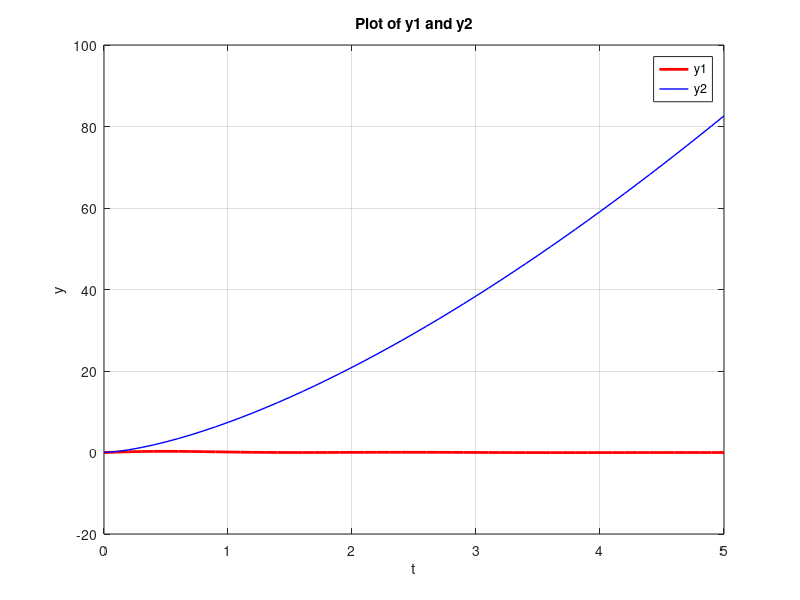
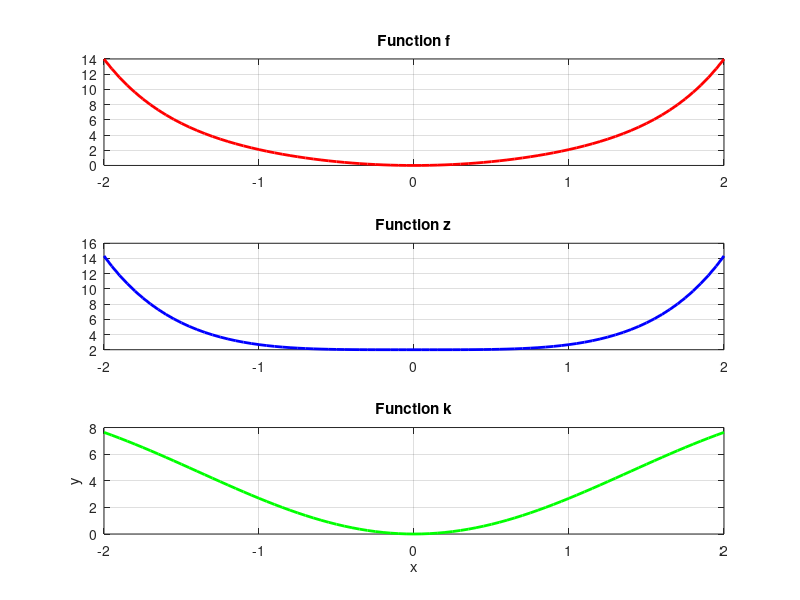
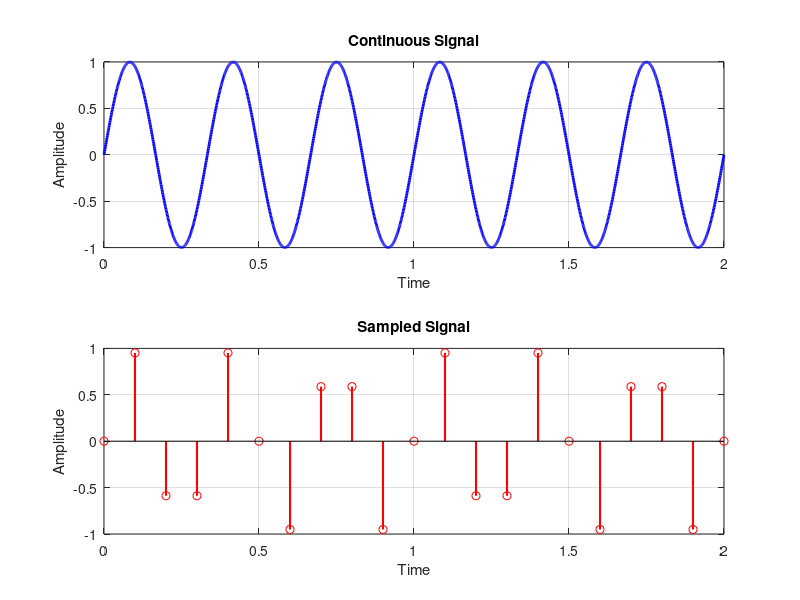

Reproduce these figures in MATLAB, in order.
clc;
clear;

t = 0:0.1:5;

y1 = (sin(t).*cos(t).^2)./(t.^2+1);
y2 = sqrt(t.^3).*exp(2);

figure;

plot(t,y1,'r','LineWidth',2);
hold on;
plot(t,y2,'b','LineWidth',1);

legend('y1','y2');
title('Plot of y1 and y2');
xlabel('t');
ylabel('y');
grid on;

x = -2:0.05:2;

f = sin(x).^2 + sinh(x).^2;
z = cos(x).^2 + cosh(x).^2;
k = x.^2 + 2*x.*sin(x);

figure;

subplot(3,1,1);
plot(x,f,'r','LineWidth',2);
title('Function f');
grid on;

subplot(3,1,2);
plot(x,z,'b','LineWidth',2);
title('Function z');
grid on;

subplot(3,1,3);
plot(x,k,'g','LineWidth',2);
title('Function k');
xlabel('x');
ylabel('y');
grid on;

t = 0:0.001:2;
s = sin(2*pi*3*t);

t1 = 0:0.1:2;
s1 = sin(2*pi*3*t1);

figure;

subplot(2,1,1);
plot(t,s,'b','LineWidth',2);
title('Continuous Signal');
xlabel('Time');
ylabel('Amplitude');
grid on;

subplot(2,1,2);
stem(t1,s1,'r','LineWidth',1.5);
title('Sampled Signal');
xlabel('Time');
ylabel('Amplitude');
grid on;
